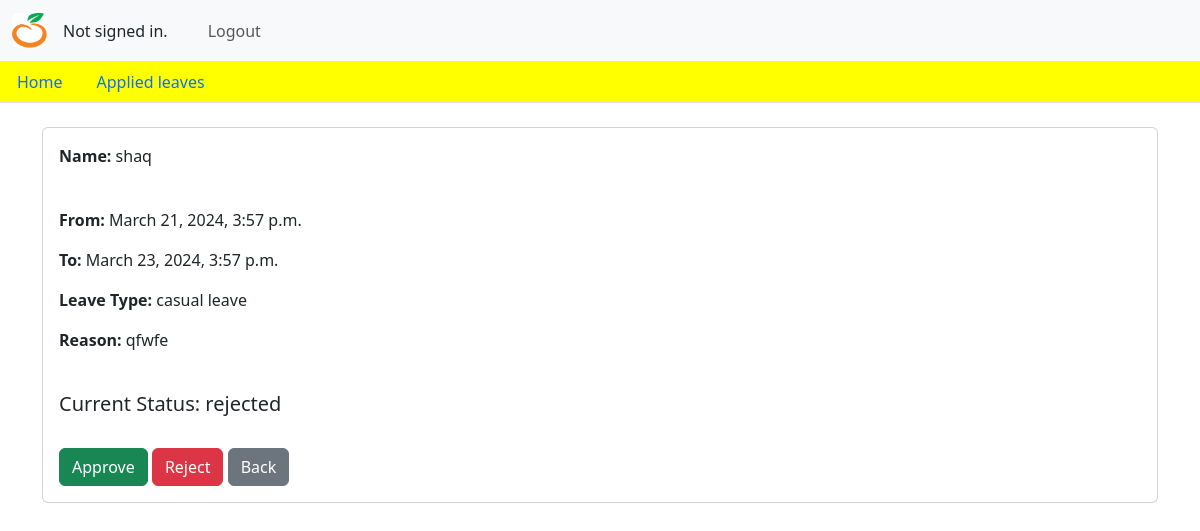
The page /leave_lists/15 on the database its author committed.
### adminapp/models.py (models this page shows, shortened)
class addLeave(models.Model):
    username = models.CharField(max_length = 100)
    user_id = models.CharField(max_length=10)
    fromDate = models.DateTimeField()
    toDate = models.DateTimeField()
    reason = models.CharField(max_length=20, choices=CHOICES)
    comment = models.TextField()
    status = models.CharField(max_length=10, choices=STATUS_CHOICES, default='pending')

### adminapp/views.py (the view)
# urls.py: path('leave_lists/<int:leave_id>', views.leave_lists, name='leave_lists'),
def leave_lists(request, leave_id):
    leave_list = addLeave.objects.get(id=leave_id)
    return render(request, 'leaveApplicationdetails.html', {'leave_info': leave_list})

### adminapp/context_processors.py (called while the page is built)
def is_superuser(request):
    if request.user.is_authenticated:
        return {'is_superuser': request.user.is_superuser}
    return {'is_superuser': False}

### templates/leaveApplicationdetails.html (shortened to what this page needs)
{% include 'home.html' %}
    {% block content %}
        <div class="container mt-4">
            <div class="card">
                <div class="card-body">
                    <p class="card-text"><b>Name:</b> {{ leave_info.username }}</p> <br>
                    <p class="card-text"><b>From:</b> {{ leave_info.fromDate }}</p>
                    <p class="card-text"><b>To:</b> {{ leave_info.toDate }}</p>
                    <p class="card-text"><b>Leave Type:</b> {{ leave_info.reason }}</p>
                    <p class="card-text"><b>Reason:</b> {{ leave_info.comment }}</p> <br>
                    <h5 class="card-title">Current Status: {{ leave_info.status }}</h5> <br>
                    <form action="{% url 'approve_leave' leave_info.id %}" method="POST" style="display: inline;">
                        <button class="btn btn-success" type="submit">Approve</button>
                    </form>
                    <form action="{% url 'reject_leave' leave_info.id %}" method="POST" style="display: inline;">
                        <button class="btn btn-danger" type="submit">Reject</button>
                    </form>
                    <a href="{% url 'leave_content' %}" class="btn btn-secondary">Back</a>
                </div>
            </div>
        </div>
    {% endblock %}

### static/css/style.css (style rules this page uses)
* { margin: 0%; padding: 0%; }
body { padding-top: 61px; background-image: url('/zproj/static/asset/orangeHome.png'); background-size: cover; background-position: center; }

### rows shown on the page
addLeave: username "shaq", fromDate "March 21, 2024, 3:57 p.m.", toDate "March 23, 2024, 3:57 p.m.", reason "casual leave", comment "qfwfe", status "rejected"
